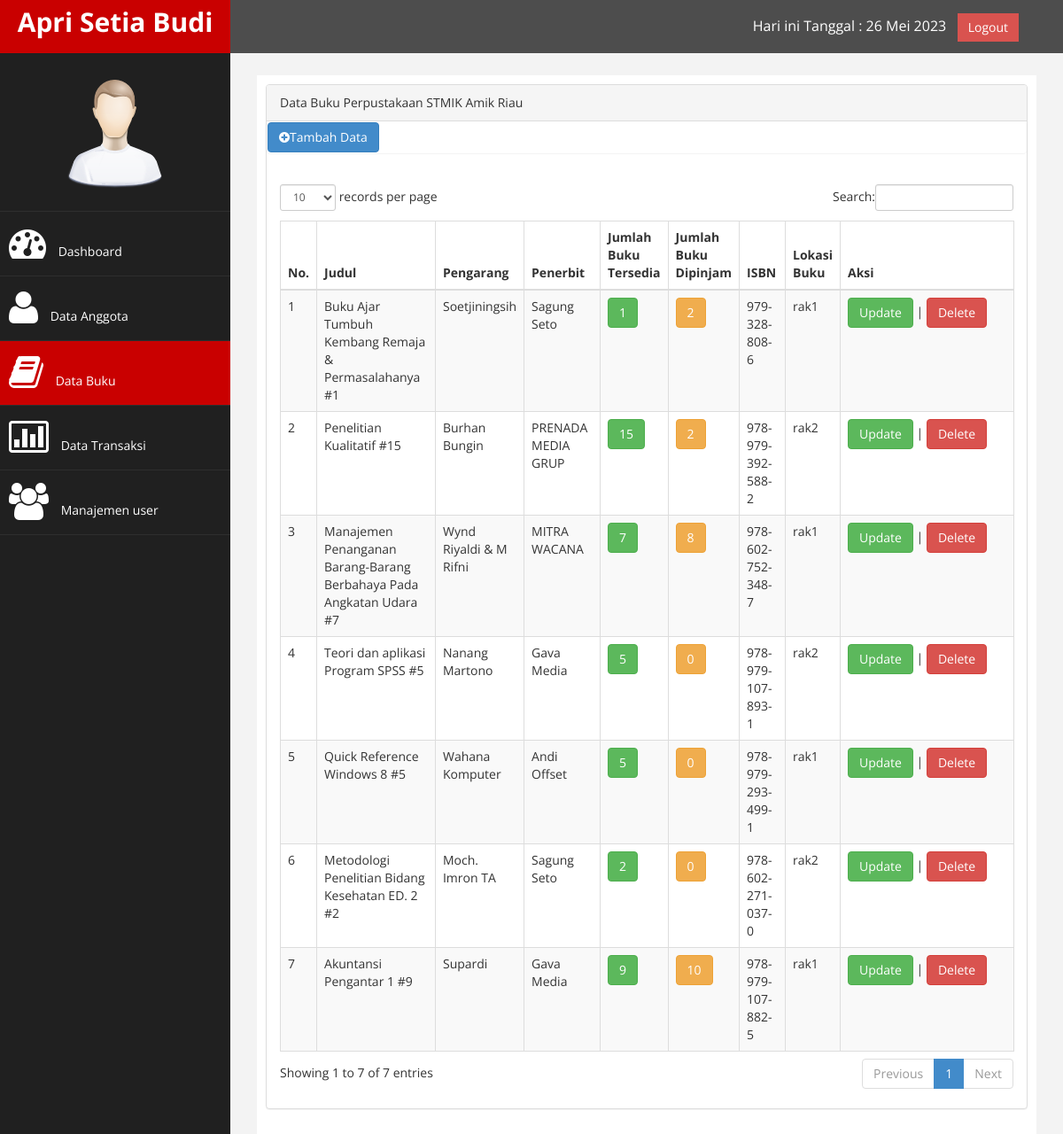
/index.php?page=lap_buku (signed in), run on the app's committed database.
### tables this page shows
CREATE TABLE `buku` (
  `id` int(11) NOT NULL,
  `judul` varchar(200) NOT NULL,
  `pengarang` varchar(50) NOT NULL,
  `penerbit` varchar(50) NOT NULL,
  `tahun_terbit` int(4) NOT NULL,
  `isbn` varchar(30) NOT NULL,
  `jml_buku` int(3) NOT NULL,
  `lokasi` enum('rak1','rak2') NOT NULL,
  `tgl_input` date NOT NULL DEFAULT current_timestamp()
);

### func.php (called while the page is built, shortened)
<?php
$server = "localhost";
$username = "root";
$password = "";
$database = "aprisetiabudi";
$koneksi = mysqli_connect($server, $username, $password, $database);
function jmlhpinjam($idbk){
	global $koneksi;
	$query= mysqli_query($koneksi, "SELECT SUM(jml) AS jumlah FROM transaksi WHERE tglkembali='0000-00-00' and id_buku='$idbk'");
	$r 	= mysqli_fetch_array($query);
	$jmlh	= $r['jumlah'];
	if($jmlh>0){return $jmlh;}
	else {return 0;}
}
?>

### lap_buku.php (the view, shortened to what this page needs)
<div class="panel panel-default">
  <div class="panel-heading">
    Data Buku Perpustakaan STMIK Amik Riau
  </div>
  <div class="panel">
    <div>
      <a href="?page=buku" class="btn btn-primary"> <i class="fa fa-plus-circle"></i>Tambah Data</a>
    </div>
  </div>
  <div class="panel-body">
    <div class="table-responsive">
      <table class="table table-striped table-bordered table-hover" id="dataTables-example">
        <thead>
          <tr>
            <th>No.</th>
            <th>Judul</th>
            <th>Pengarang</th>
            <th>Penerbit</th>
            <th>Jumlah Buku Tersedia</th>
            <th>Jumlah Buku Dipinjam</th>
            <th>ISBN</th>
            <th>Lokasi Buku</th>
            <th>Aksi</th>
          </tr>
        </thead>
        <tbody>
          <?php
		  include "func.php";
          $no = 1;
          $lap = mysqli_query($koneksi, "select * from buku order by id DESC");
          while ($r = mysqli_fetch_array($lap)) {
			  $jpinjam	=jmlhpinjam($r['id']);
          ?>
            <tr class="odd gradeX">
              <td><?= $no; ?></td>
              <td><?php echo  $r['judul'] . " #" . $r['jml_buku']; ?></td>
              <td><?= $r['pengarang']; ?></td>
              <td class="center"><?= $r['penerbit']; ?></td>
              <td class="center">
			        <span class="btn btn-success"><?= $r['jml_buku']; ?></span>
              </td>
              <td class="center">
			        <span class="btn btn-warning"><?= $jpinjam; ?></span>
			        </td>
              <td class="center"><?= $r['isbn']; ?></td>
              <td class="center"><?= $r['lokasi']; ?></td>
              <td class="center" width="180">
                <a href="?page=update_buku&id=<?= $r['id']; ?>" class="btn btn-success">Update</a> |
                <a href="?page=hapus_buku&id=<?= $r['id']; ?>" class="btn btn-danger">Delete</a>
              </td>
            </tr>
          <?php
            $no++;
          }
          ?>
        </tbody>
      </table>
    </div>
  </div>
</div>

### assets/css/custom.css (style rules this page uses)
body { font-family: 'Open Sans', sans-serif; }

### data on the page
buku: judul "Buku Ajar Tumbuh Kembang Remaja & Permasalahanya", jml_buku "1", pengarang "Soetjiningsih", penerbit "Sagung Seto", jpinjam "2", isbn "979-328-808-6", lokasi "rak1"
buku: judul "Penelitian Kualitatif", jml_buku "15", pengarang "Burhan Bungin", penerbit "PRENADA MEDIA GRUP", jpinjam "2", isbn "978-979-392-588-2", lokasi "rak2"
buku: judul "Manajemen Penanganan Barang-Barang Berbahaya Pada Angkatan Udara", jml_buku "7", pengarang "Wynd Riyaldi & M Rifni", penerbit "MITRA WACANA", jpinjam "8", isbn "978-602-752-348-7", lokasi "rak1"
buku: judul "Teori dan aplikasi Program SPSS", jml_buku "5", pengarang "Nanang Martono", penerbit "Gava Media", jpinjam "0", isbn "978-979-107-893-1", lokasi "rak2"
buku: judul "Quick Reference Windows 8", jml_buku "5", pengarang "Wahana Komputer", penerbit "Andi Offset", jpinjam "0", isbn "978-979-293-499-1", lokasi "rak1"
buku: judul "Metodologi Penelitian Bidang Kesehatan ED. 2", jml_buku "2", pengarang "Moch. Imron TA", penerbit "Sagung Seto", jpinjam "0", isbn "978-602-271-037-0", lokasi "rak2"
buku: judul "Akuntansi Pengantar 1", jml_buku "9", pengarang "Supardi", penerbit "Gava Media", jpinjam "10", isbn "978-979-107-882-5", lokasi "rak1"
